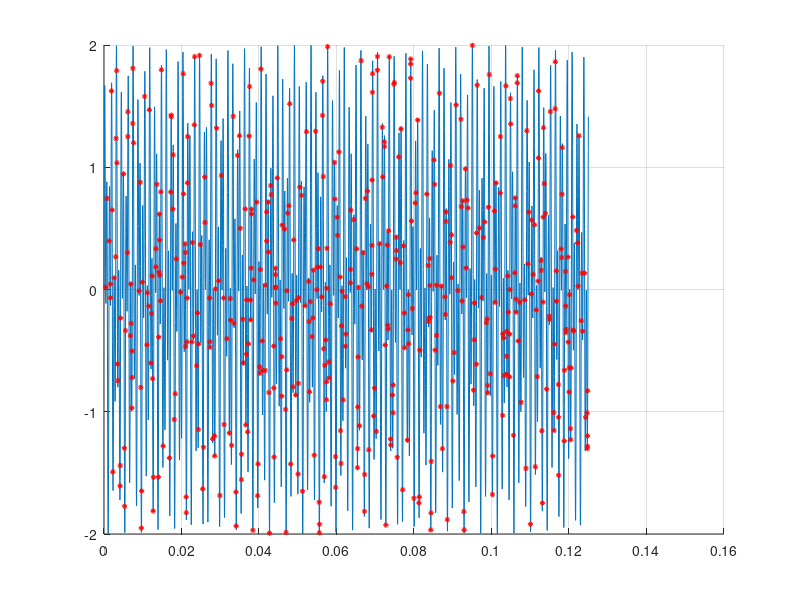
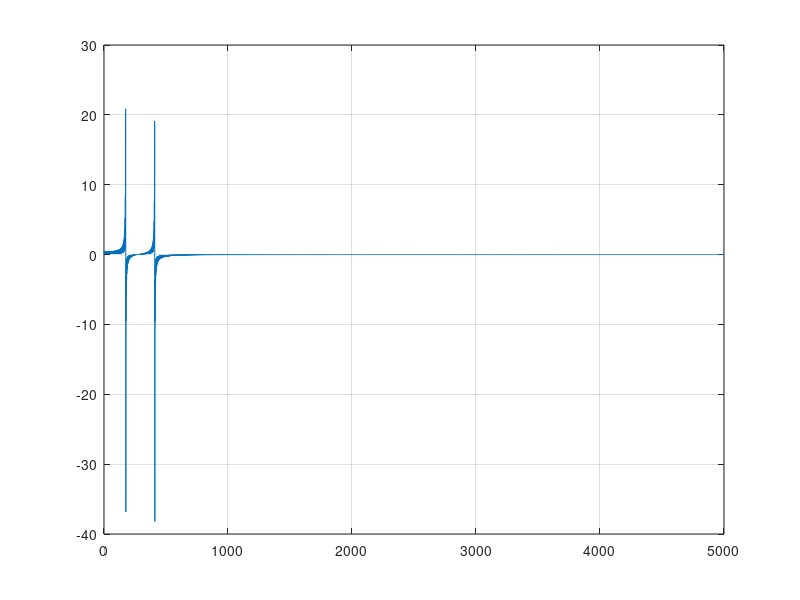

MATLAB code for these plots, in order: (Note: this script raises an error after producing the figures.)

% reference : https://www.youtube.com/watch?v=rt5mMEmZHfs
clear; close all; clc;

n = 5000;
t = linspace(0, 1/8, n);
f = sin(1394*pi*t)+sin(3266*pi*t);
figure(1); hold on;
plot(t,f);grid on;

f_dct = dct(f);
figure(2);
plot(f_dct);grid on;

%% compressed sensing
m = 500;
temp =randperm(n);
idx = temp(1:m);
tcom_idx = t(idx);
fcom = sin(1394*pi*tcom_idx)+sin(3266*pi*tcom_idx);
figure(1);
plot(tcom_idx, fcom, 'ro','LineWidth',2,'MarkerSize',2);

D = dct(eye(n,n)); 
% setup a basis(realted to A-Matrix). 
% b= Ac --> we can find 'c'
A = D(idx,:); % setup A-Matrix

%% Method 1
% x = pinv(A)*fcom';  % =Mean square error


%% Method 2
cvx_begin;
    variable x(n);
    minimize(norm(x,1));
    subject to
        A*x == fcom';
cvx_end

%% plot
reconstructed_sig = dct(x);  % It's probably wrong. i guess that it should be 'idct'

figure(3)
plot(t, f, t, reconstructed_sig);

figure(4)
plot(f_dct, 'b'), hold on, grid on;
plot(x, 'r');

